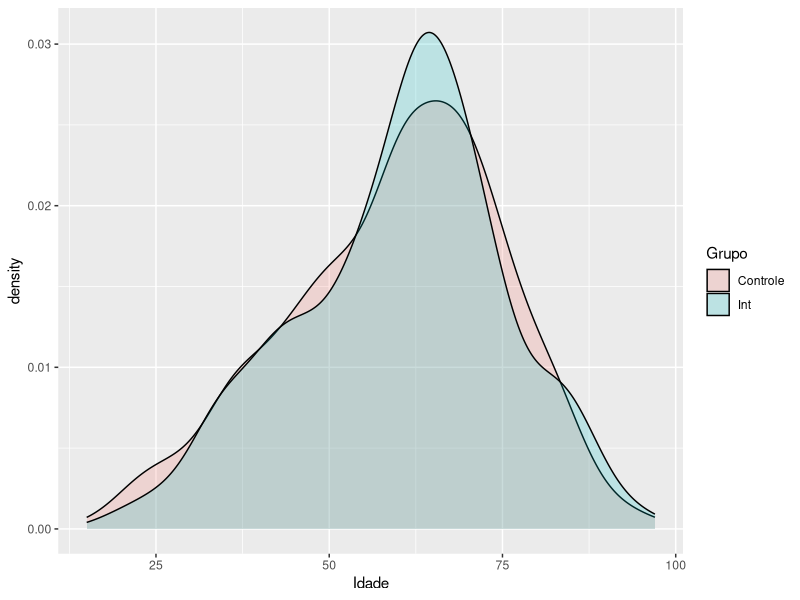
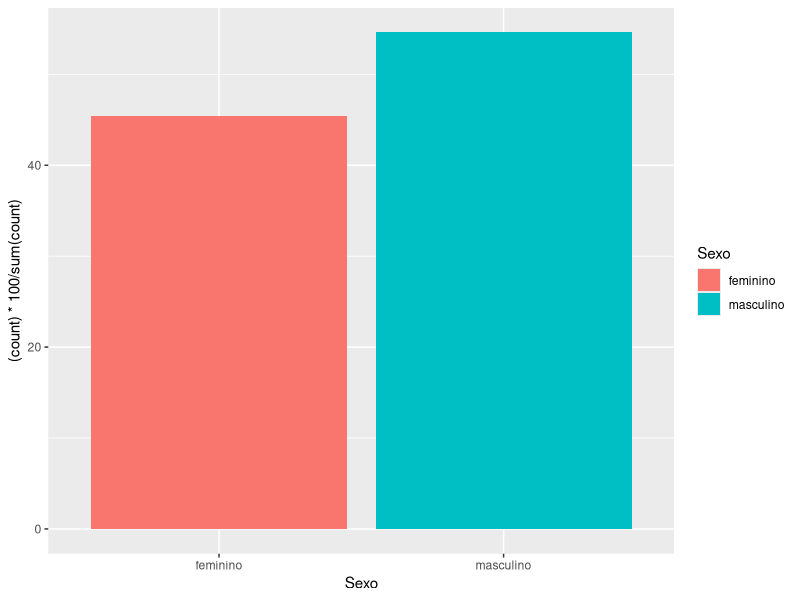
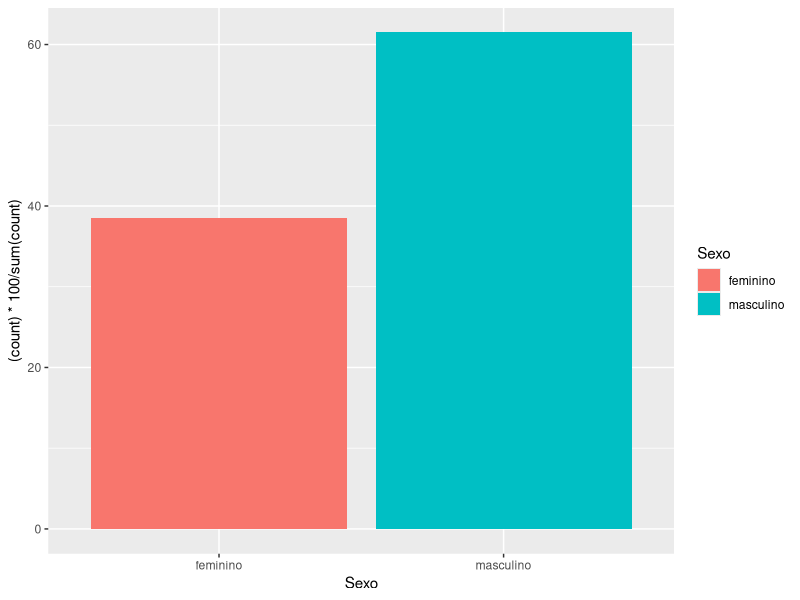
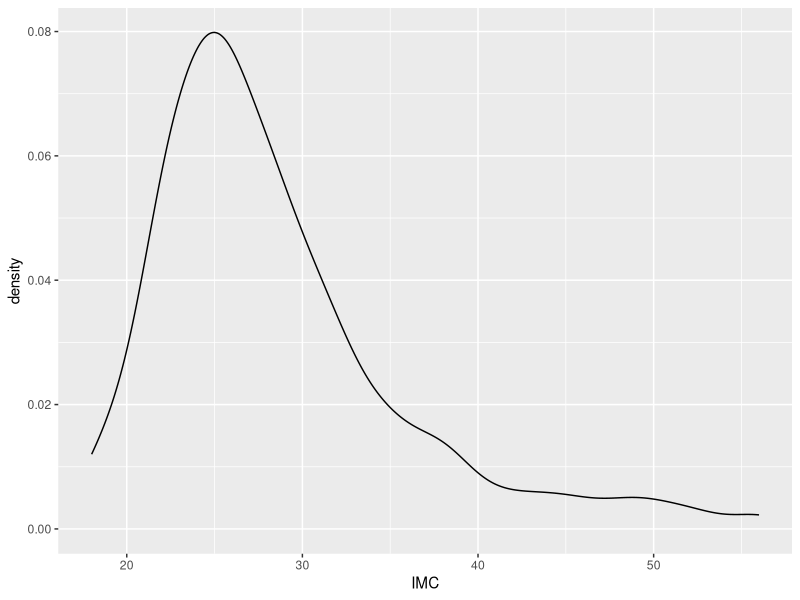
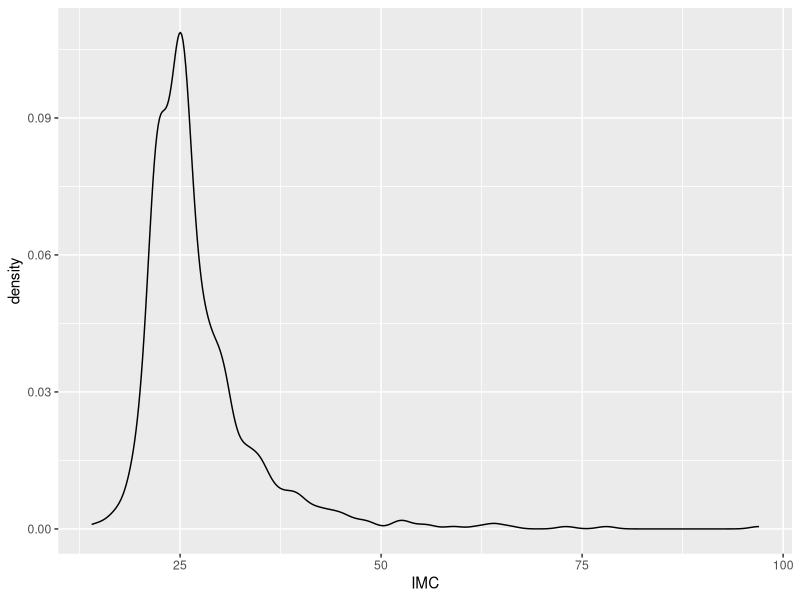
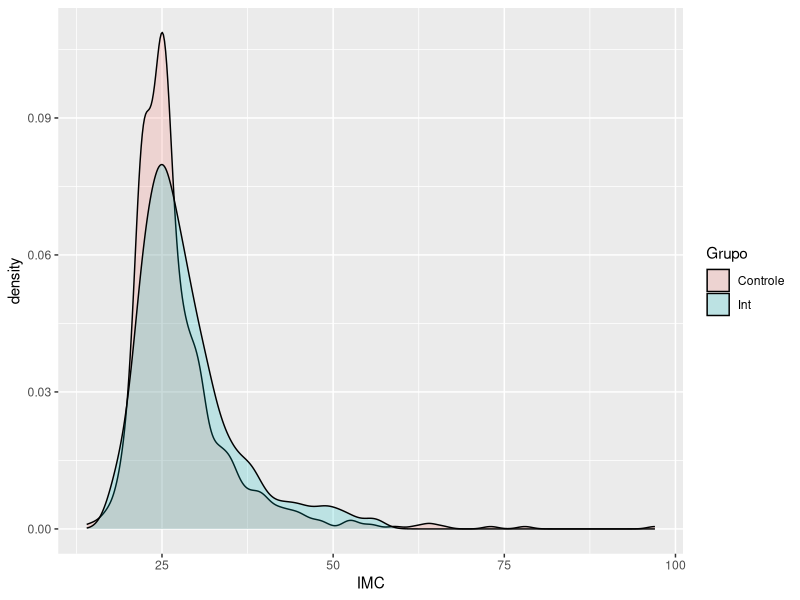
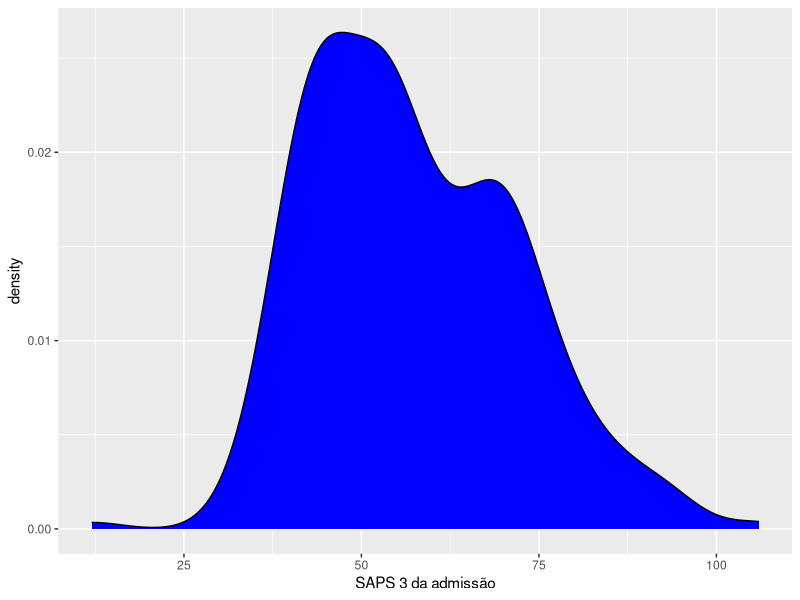
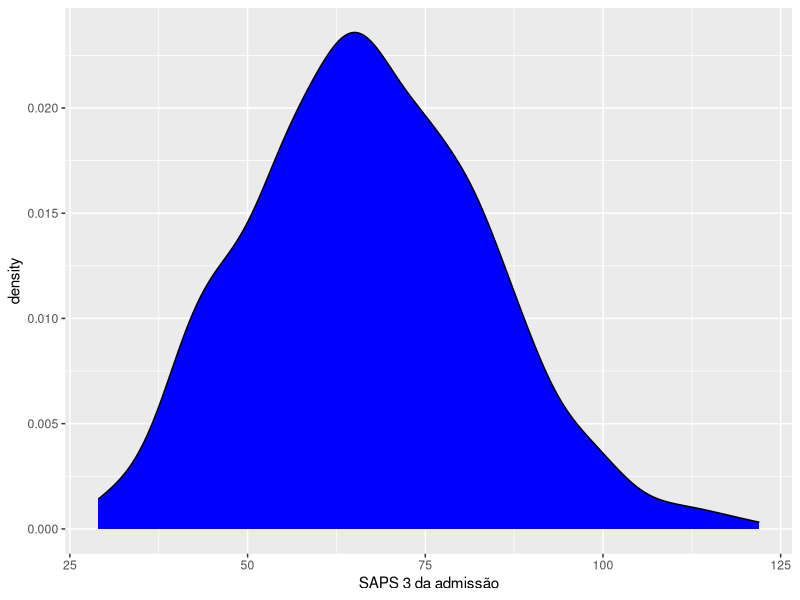

The R source for these figures, in order:
## ---- chunk 1
knitr::opts_chunk$set(echo = TRUE)
## ---- chunk 2
library(tidyverse)
library(readxl)
library(skimr)
df <- read_excel("../epicov_inicial.xlsx")
## Definindo o data frame apenas com paciente que usaram VNI e/ou CNAF pré-IOT
df_pre <- filter(df, `Usou VNI pre IOT?` == "Yes" | `Usou CNAF pre IOT?` == "Yes")
## Data frame apenas com paciente que não usaram VNI/CNAF pré-IOT
df_npre <- filter(df, `Usou VNI pre IOT?` == "No" & `Usou CNAF pre IOT?` == "No")
df_nnpre <- filter(df, `Usou VNI pre IOT?` == "No" & `Usou CNAF pre IOT?` == "No" & `Suporte de O2 na chegada na UTI` != "VM")
## Data frame total com coluna de grupos
df_pre$Grupo <- c("Int")
df_npre$Grupo <- c("Controle")
df_nnpre$Grupo <- c("Controle") # Grupo controle que não chegou intubado à UTI
df_pret <- rbind(df_pre, df_npre) # Data frame com todos os paciente com coluna "Grupo"
df_prett <- rbind(df_pre, df_nnpre) # Data frame com todos os paciente que não chegaram à UTI intubados com coluna "Grupo"
## ---- chunk 3
as.data.frame(skim(df_pre$Idade))
## ---- chunk 4
as.data.frame(skim(df_npre$Idade))
## ---- chunk 5
#Grupo Intervenção
shapiro.test(df_pre$Idade)
shapiro.test(df_npre$Idade)
## ---- chunk 6
ggplot(df_pret, aes(Idade, fill=Grupo)) +
  geom_density(alpha=0.2)
wilcox.test(df_pre$Idade, df_npre$Idade)
## ---- chunk 7
as.data.frame(skim(df_pre$Sexo))
table(df_pre$Sexo)
prop.table(table(df_pre$Sexo))
ggplot(data=df_pre, aes(x=Sexo, y=(..count..)*100/sum(..count..), fill=Sexo))+
  geom_bar()
## ---- chunk 8
as.data.frame(skim(df_npre$Sexo))
table(df_npre$Sexo)
prop.table(table(df_npre$Sexo))
ggplot(data=df_npre, aes(x=Sexo, y=(..count..)*100/sum(..count..), fill=Sexo))+
  geom_bar()
## ---- chunk 9
t1 <- select(df_pre, Sexo, Grupo)
t1
t2 <- select(df_npre, Sexo, Grupo)
t2
t3 <- rbind(t1, t2)
chisq.test(table(t3))
## ---- chunk 10
as.data.frame(skim(df_pre$IMC))
ggplot(data=df_pre, aes(x=IMC))+
  geom_density()
## ---- chunk 11
as.data.frame(skim(df_npre$IMC))
ggplot(data=df_npre, aes(x=IMC))+
  geom_density()
## ---- chunk 12
ggplot(data=df_pret, aes(x=IMC, fill=Grupo)) +
  geom_density(alpha=0.2)
shapiro.test(df_pre$IMC)
shapiro.test(df_npre$IMC)
wilcox.test(df_pre$IMC, df_npre$IMC)
## ---- chunk 13
as.data.frame(skim(df_pre$`Data do início dos sintomas`))
as.data.frame(skim(df_pre$`Data de admissão hospitalar no HC`))
mean(difftime(df_pre$`Data de admissão hospitalar no HC`, df_pre$`Data do início dos sintomas`, units = "days"))
## ---- chunk 14
as.data.frame(skim(df_npre$`Data do início dos sintomas`))
as.data.frame(skim(df_npre$`Data de admissão hospitalar no HC`))
mean(difftime(df_npre$`Data de admissão hospitalar no HC`, df_npre$`Data do início dos sintomas`, units = "days"))
## ---- chunk 15
as.data.frame(skim(df_pre$`Data do início dos sintomas`))
as.data.frame(skim(df_pre$`Data de admissão UTI`))
mean(difftime(df_pre$`Data de admissão UTI`, df_pre$`Data do início dos sintomas`, units = "days"))
## ---- chunk 16
as.data.frame(skim(df_npre$`Data do início dos sintomas`))
as.data.frame(skim(df_npre$`Data de admissão UTI`))
mean(difftime(df_npre$`Data de admissão UTI`, df_npre$`Data do início dos sintomas`, units = "days"))
## ---- chunk 17
as.data.frame(skim(df_pre$`Data de admissão hospitalar no HC`))
as.data.frame(skim(df_pre$`Data de admissão UTI`))
mean(difftime(df_pre$`Data de admissão UTI`, df_pre$`Data de admissão hospitalar no HC`, units = "days"))
## ---- chunk 18
as.data.frame(skim(df_npre$`Data de admissão hospitalar no HC`))
as.data.frame(skim(df_npre$`Data de admissão UTI`))
mean(difftime(df_npre$`Data de admissão UTI`, df_npre$`Data de admissão hospitalar no HC`, units = "days"))
## ---- chunk 19
as.data.frame(skim(df_pre$`SAPS 3 da admissão`))
ggplot(data=df_pre, aes(x=`SAPS 3 da admissão`))+
  geom_density(fill="blue")
shapiro.test(df_pre$`SAPS 3 da admissão`)
## ---- chunk 20
as.data.frame(skim(df_npre$`SAPS 3 da admissão`))
ggplot(data=df_npre, aes(x=`SAPS 3 da admissão`))+
  geom_density(fill="blue")
shapiro.test(df_npre$`SAPS 3 da admissão`)
## ---- chunk 21
ggplot(data=df_pret, aes(x=`SAPS 3 da admissão`, fill=Grupo))+
  geom_density(alpha=0.2)
wilcox.test(df_pre$`SAPS 3 da admissão`, df_npre$`SAPS 3 da admissão`)
## ---- chunk 22
as.data.frame(skim(df_nnpre$`SAPS 3 da admissão`))
ggplot(data=df_nnpre, aes(x=`SAPS 3 da admissão`))+
  geom_density(fill="blue")
shapiro.test(df_nnpre$`SAPS 3 da admissão`)
## ---- chunk 23
ggplot(data=df_prett, aes(x=`SAPS 3 da admissão`, fill=Grupo))+
  geom_density(alpha=0.2)
wilcox.test(df_pre$`SAPS 3 da admissão`, df_nnpre$`SAPS 3 da admissão`)
## ---- chunk 24
t1 <- select(df_pre, `IRpA que precisou de VM`, Grupo)
ggplot(data=df_pre, aes(x=`IRpA que precisou de VM`, y=(..count..)*100/sum(..count..), fill=`IRpA que precisou de VM`)) +
  geom_bar()
t2 <- select(df_nnpre, `IRpA que precisou de VM`, Grupo)
ggplot(data=df_nnpre, aes(x=`IRpA que precisou de VM`, y=(..count..)*100/sum(..count..), fill=`IRpA que precisou de VM`)) +
  geom_bar()
t3 <- rbind(t1, t2)
chisq.test(t3$Grupo, t3$`IRpA que precisou de VM`)
